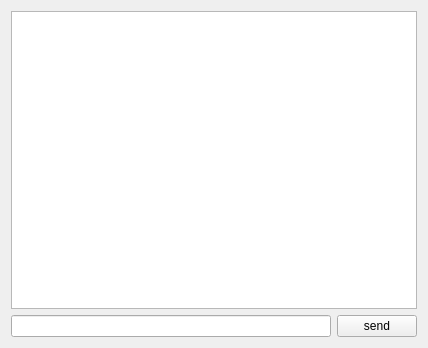
<?xml version="1.0" encoding="UTF-8"?>
<ui version="4.0">
 <class>Widget</class>
 <widget class="QWidget" name="Widget">
  <property name="geometry">
   <rect>
    <x>0</x>
    <y>0</y>
    <width>428</width>
    <height>348</height>
   </rect>
  </property>
  <property name="windowTitle">
   <string>QtRoServer</string>
  </property>
  <layout class="QVBoxLayout" name="verticalLayout">
   <item>
    <widget class="QPlainTextEdit" name="plainTextEdit"/>
   </item>
   <item>
    <layout class="QHBoxLayout" name="horizontalLayout">
     <item>
      <widget class="QLineEdit" name="lineEdit"/>
     </item>
     <item>
      <widget class="QPushButton" name="pushButton">
       <property name="text">
        <string>send</string>
       </property>
      </widget>
     </item>
    </layout>
   </item>
  </layout>
 </widget>
 <resources/>
 <connections/>
</ui>
